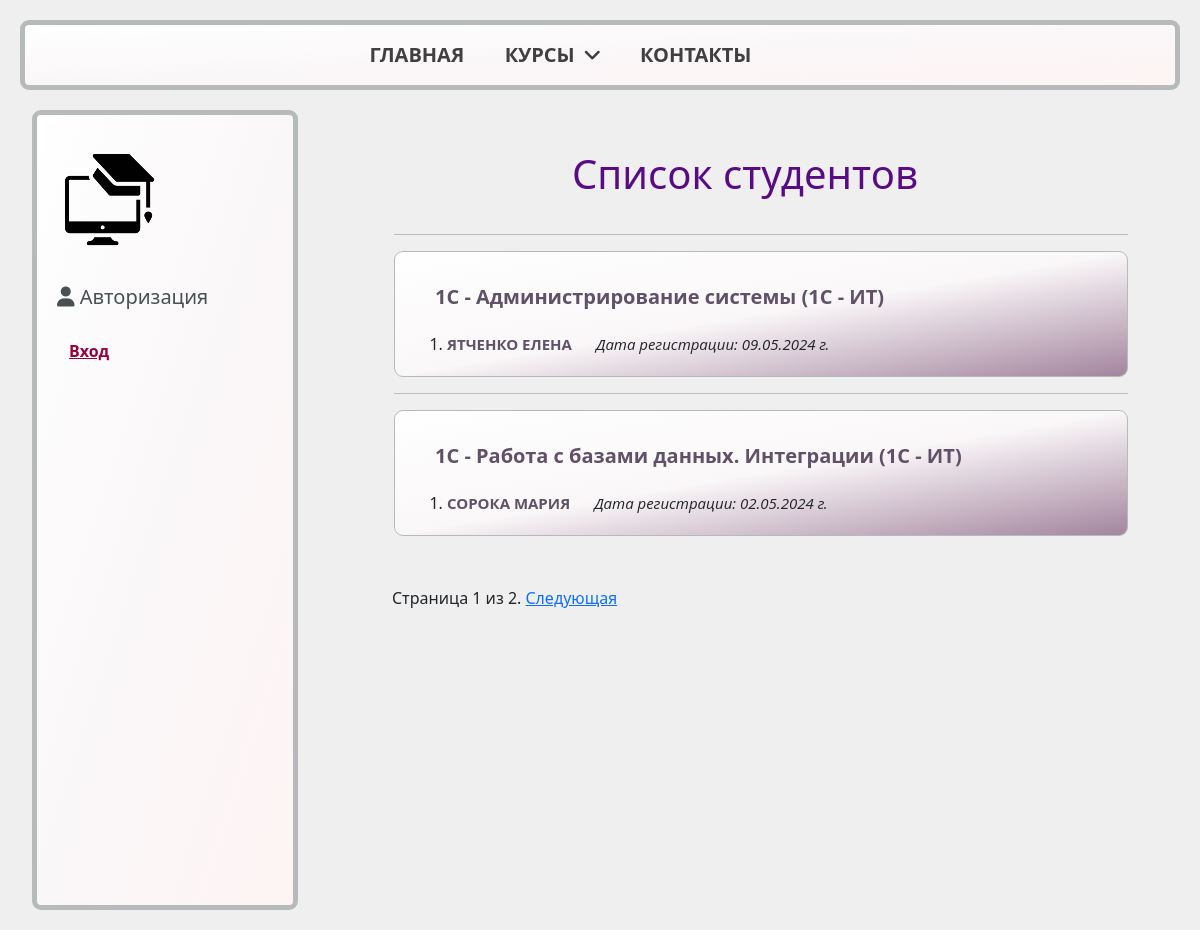
Screenshot of /main/students/a with the database file from the repository.
### students_app/models.py (models this page shows, shortened)
class Course(models.Model):
    name = models.CharField(max_length=200)
    category = models.ForeignKey(Category, on_delete=models.SET_NULL, null=True)
    summary = models.TextField(max_length=1000, help_text="Краткое описание курса")
    lasting = models.IntegerField(
        default=1, help_text="Продолжительность курса, в месяцах"
    )
    cost = models.DecimalField(
        max_digits=8, decimal_places=2, help_text="Стоимость в месяц, азн"
    )
    added = models.DateField(auto_now_add=True)
    rating = models.DecimalField(max_digits=3, decimal_places=2, blank=True, null=True)
    is_deleted = models.BooleanField(default=False)
    deleted = models.DateField(auto_now=True)
    views_num = models.IntegerField(default=0)
    class Meta:
        ordering = ["-name"]

class Category(models.Model):
    name = models.CharField(
        max_length=100,
        verbose_name="Наименование",
        help_text="Категория курса (e.g. 1C - ИТ, 1C - Консалтинг)",
    )
    flag = models.CharField(
        max_length=10,
        verbose_name="Сокращение",
        default="nonamed",
        help_text="Только латинские символы в нижнем регистре, БЕЗ пробелов",
        unique=True,
    )
    class Meta:
        verbose_name = "Category"
        verbose_name_plural = "Categories"
    def __str__(self):
        return self.name

class Student(models.Model):
    related_user = models.ForeignKey(User, on_delete=models.CASCADE)
    name = models.CharField(verbose_name="Имя", max_length=50)
    surname = models.CharField(verbose_name="Фамилия", max_length=100)
    phone = models.CharField(verbose_name="Номер телефона", max_length=50)
    date_of_birth = models.DateField()
    course = models.ForeignKey(Course, on_delete=models.PROTECT)
    photo = models.ImageField(upload_to="images/", blank=True, null=True)
    @property
    def full_name(self):
        return f"{self.surname} {self.name}"
    STUDENT_STATUS = [
        ("r", "requested"),
        ("a", "approved"),
        ("f", "finished"),
    ]
    status = models.CharField(
        max_length=50,
        choices=STUDENT_STATUS,
        default="r",
        help_text="Статус студента",
    )
    request_date = models.DateField(auto_now_add=True)
    reg_date = models.DateField(blank=True, null=True)
    updated = models.DateField(auto_now=True)
    @property
    def is_finished(self):
        days = self.course.lasting * 30
        if self.reg_date and date.today() > self.reg_date + timedelta(days=days):
            return True
        return False
    is_paid = models.BooleanField(default=False)
    is_deleted = models.BooleanField(default=False)
    deleted = models.DateField(auto_now=True)
    class Meta:
        ordering = ["name"]
    def get_absolute_url(self):
        return reverse("student-detail", args=[str(self.id)])

### students_app/views.py (the view)
# urls.py: path("students/<str:status>", views.students, name="students"),
def students(request, status):
    student_list = Student.objects.filter(status=status, is_deleted=False)
    courses = set([student.course for student in student_list])
    paginator = Paginator(list(courses), 2)  # Show 2 contacts per page.
    page_number = request.GET.get("page")
    page_obj = paginator.get_page(page_number)
    return render(
        request,
        "students_app/students_list.html",
        context={"status": status, "page_obj": page_obj, "student_list": student_list},
    )

### students_app/templates/students_app/students_list.html (shortened to what this page needs)
{% extends "base.html" %}
{% block content %}
<h1>{% if status == 'r' %}Заявки на обучение{% elif status == 'a' %}Список студентов
    {% elif status == 'f' %}Архив студентов{% endif %}</h1>
{% if student_list %}
<ul>
    {% for course in page_obj %}
    <hr>
    <div class="mine-block block-text">
        <p class="mine-ref course-list"><strong>{{ course.name }} ({{course.category}})</strong></p>
        <ol>
            {% for student in student_list %}
            {% if student.course == course %}
            <li class="m-top-20">
                <a class="mine-ref student" href="{{ student.get_absolute_url }}">{{ student.full_name|upper }}</a>
                {% if status == 'a' %}
                <span class="mark-line"><em>Дата регистрации: {{student.reg_date|date:"d.m.Y"}} г.</em>
                    {% endif %}
            </li>
            {% endif %}
            {% endfor %}
        </ol>
    </div>
    {% endfor %}
</ul>
{% else %}
<p class="info-text"> <i class="fas fa-circle-exclamation icons"></i>
    {% if status == 'r' %} К сожалению, новых заявок на обучение нет
    {% elif status == 'a' %} Студентов нет
    {% elif status == 'f' %} Архив студентов пуст{% endif %}</p>
{% endif %}
{% endblock %}
{% block pagination %}
<div class="pagination">
    <span class="page-links">
        <span class="page-current">
            Страница {{ page_obj.number }} из {{ page_obj.paginator.num_pages }}.
        </span>
        {% if page_obj.has_next %}
        <a href="{{ request.path }}?page={{ page_obj.next_page_number }}">Следующая</a>
        {% endif %}
    </span>
</div>
{% endblock %}

### students_app/static/students_app/css/styles.css (style rules this page uses)
* { box-sizing: border-box; }
body { margin: 20; background-color: #efefef; }
body h1, body h2 { text-align: center; }
h1, h3, h4, h5 { color: rgb(89, 11, 134); padding-bottom: 20px; }
body p { max-width: 800px; margin: 10px auto 10px 20px; }
.mine-block { display: block; background: linear-gradient(to bottom right, white, rgb(250, 247, 248), #a3859f); border: 1px solid rgb(183, 186, 187); border-radius: 9px; }
.block-text { position: relative; padding: 20px; }
.mark-line { font-size: 15px; font-family: 'Open Sans', sans-serif; padding-left: 20px; }
.mine-ref { color: rgb(96, 81, 104); }
.course-list { font-weight: bold; font-size: 20px; }
.student { font-weight: bold; font-size: 15px; font-family: 'Open Sans', sans-serif; text-decoration: none; }
.m-top-20 { margin-top: 20px; }
.pagination { margin-top: 50px; margin-left: 30px; }

### rows the page displays
Course: name "1С - Администрирование системы", category "1C - ИТ"
Student: full_name "ЯТЧЕНКО ЕЛЕНА", reg_date "09.05.2024"
Course: name "1C - Работа с базами данных. Интеграции", category "1C - ИТ"
Student: full_name "СОРОКА МАРИЯ", reg_date "02.05.2024"

### other values shown
{{ page_obj.number }} "1"
{{ page_obj.paginator.num_pages }} "2"
